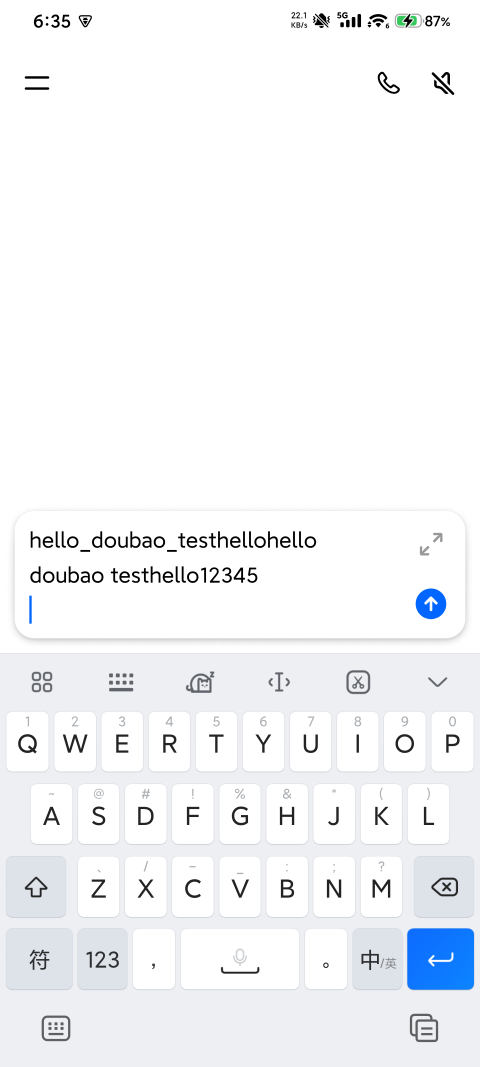
#> input picture _shots/kbd.png, 1440 x 3200 px, found by its file name (shown at 1/3 size)
$ python diag_kbd.py
#> lines starting #> are read from the running program, lines starting #| are printed output that depends on the picture
### _work_final/doubao_test/recon_send.py
# -*- coding: utf-8 -*-
"""Recon: tap input, type ASCII, dump UI, find the send button."""
import subprocess, sys, os, time, re, xml.etree.ElementTree as ET

ADB = r"D:\Desktop\AI 辅助对话\_work_recover\platform-tools\platform-tools\adb.exe"
PKG = "com.larus.nova"

def sh(*args, timeout=30):
    r = subprocess.run([ADB] + list(args), capture_output=True, timeout=timeout)
    return r.returncode, r.stdout.decode("utf-8", "replace"), r.stderr.decode("utf-8", "replace")

# [21 lines left out: functions dump_ui, parse, not called in this run]

# [10 lines that do not run on import are left out]

### _work_final/doubao_test/diag_kbd.py
# -*- coding: utf-8 -*-
import time, sys
from PIL import Image
import numpy as np
sys.path.insert(0, r"D:\Desktop\AI 辅助对话\_work_final\doubao_test")
from recon_send import sh

D = r"D:\Desktop\AI 辅助对话\_shots"
print(sh("shell", "ime", "set", "com.baidu.input_mi/.ImeService")[1].strip())
#> (the call stopped at in sh, `r = subprocess.run([ADB] + list(args), capture_output=True, timeout=ti..`: subprocess is not available in this run)
time.sleep(2)
sh("shell", "input", "tap", "639", "3053")
#> (the call stopped at in sh, `r = subprocess.run([ADB] + list(args), capture_output=True, timeout=ti..`: subprocess is not available in this run)
time.sleep(2.5)
sh("shell", "screencap", "-p", "/sdcard/kbd.png")
#> (the call stopped at in sh, `r = subprocess.run([ADB] + list(args), capture_output=True, timeout=ti..`: subprocess is not available in this run)
sh("pull", "/sdcard/kbd.png", D + "\\kbd.png")
#> (the call stopped at in sh, `r = subprocess.run([ADB] + list(args), capture_output=True, timeout=ti..`: subprocess is not available in this run)

im = Image.open(D + "\\kbd.png").convert("L")
w, h = im.size
#> w = 1440; h = 3200
print("size", w, h)
#| size 1440 3200
cols = 100
# render bottom 55% (keyboard region)
y0 = int(h * 0.45)
#> y0 = 1440
crop = im.crop((0, y0, w, h))
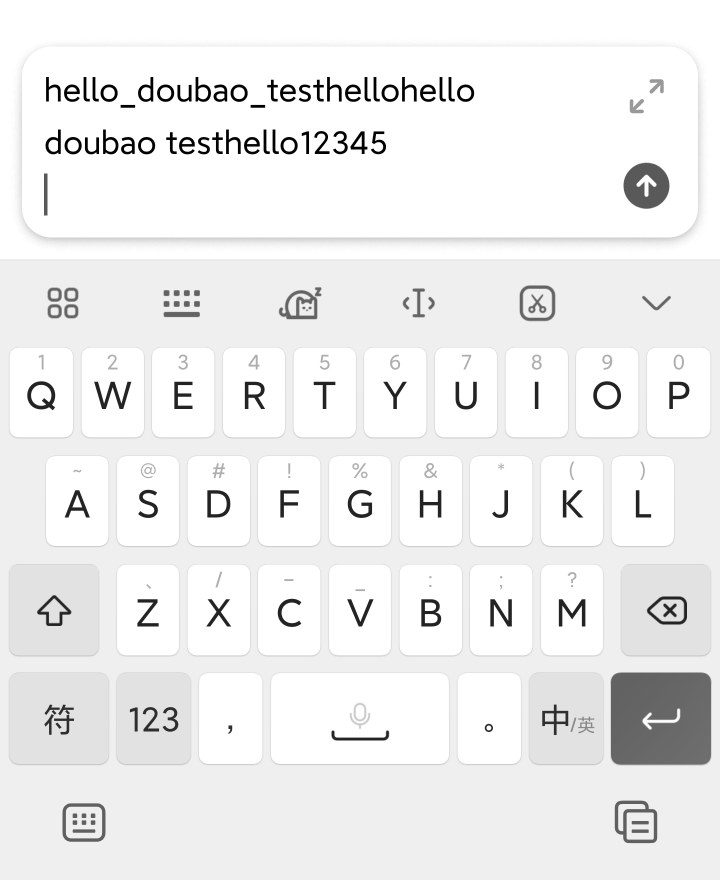
#> crop: PIL image 1440x1760 L (shown at 1/2 size); min 0, max 255, mean 238.3
rows = max(1, int(cols * (h - y0) / w / 2.1))
#> rows = 58
a = np.asarray(crop.resize((cols, rows)), dtype=np.float32)
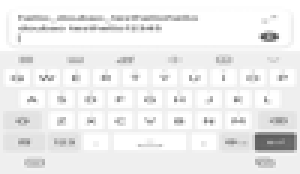
#> a: shape (58, 100) float32 (shown 3 times larger); min 79, max 255, mean 238
chars = " .:-=+*#%@"
for r in range(rows):
    print("%4d|%s" % (y0 + int(r * (h - y0) / rows), "".join(chars[min(9, int((255 - a[r, c]) / 25.6))] for c in range(cols))))
#> this loop made 58 passes
#> (printed output is left out)
